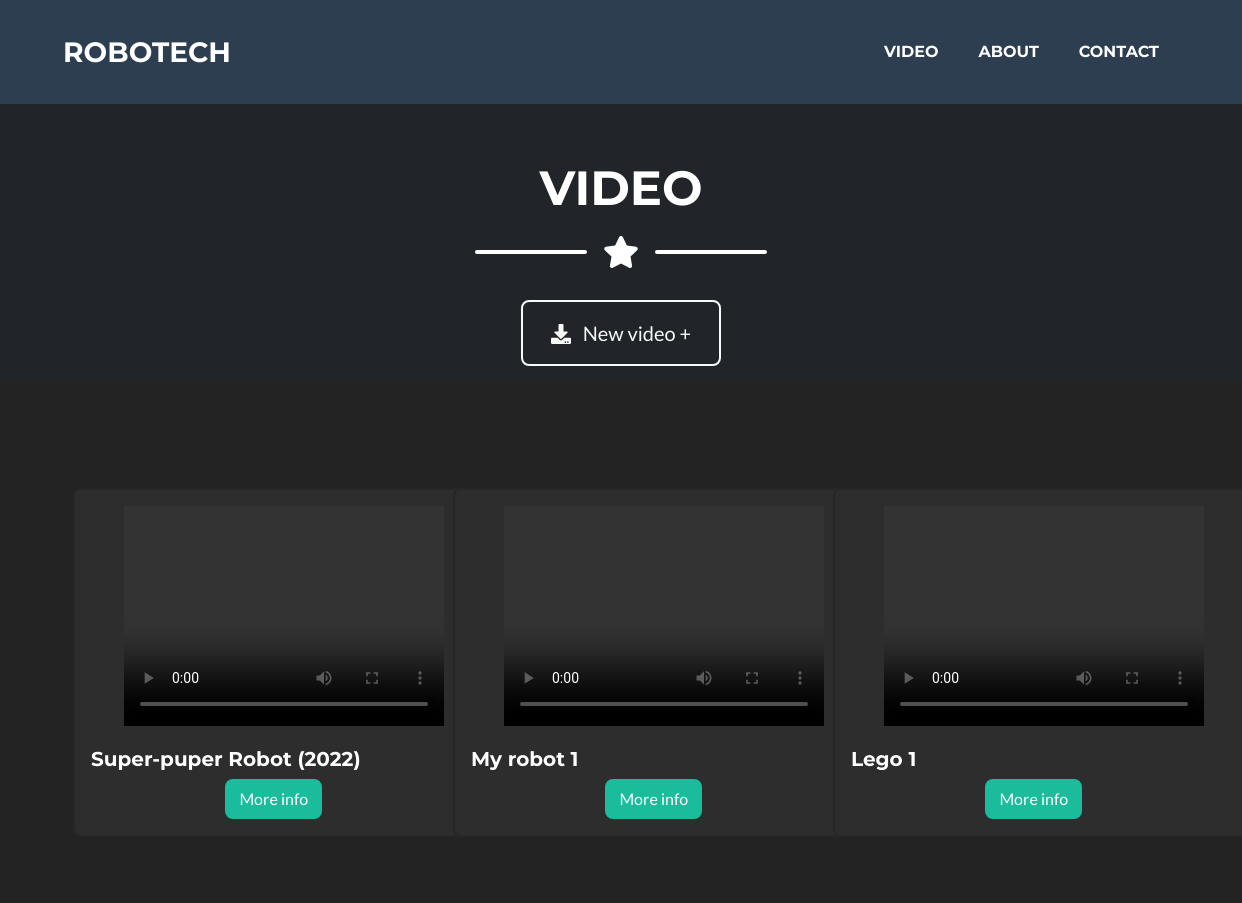
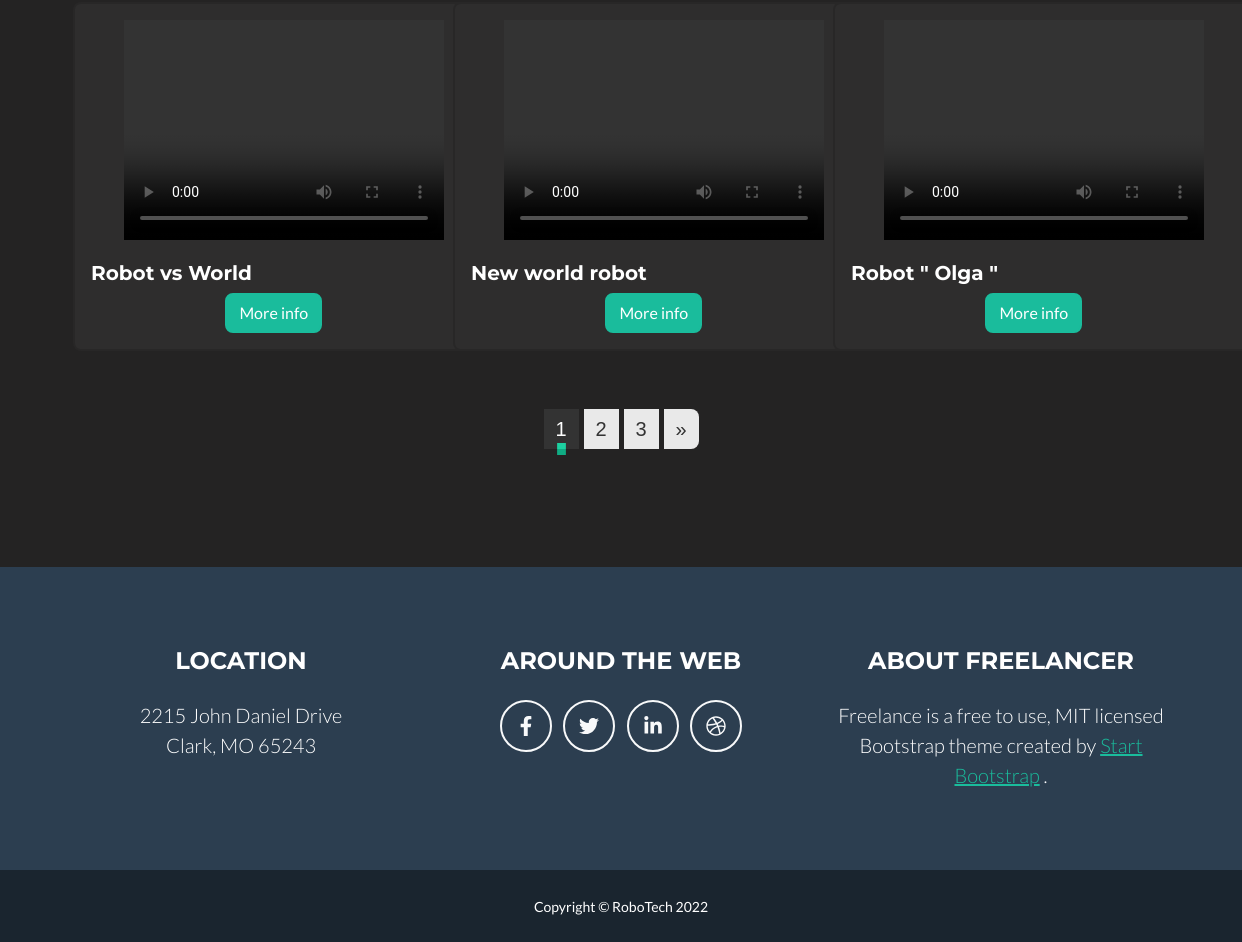
The page /video/ on the database its author committed (2 pictures, top to bottom).
### video/models.py (models this page shows, shortened)
class Post(models.Model):
    title = models.CharField(max_length=256, unique=True, null=False)
    about = models.TextField(max_length=500, null=False)
    video = models.FileField(null=False, upload_to='video/')
    published = models.DateTimeField(null=False, auto_now_add=True, blank=True)
    source = models.URLField(null=True)

### video/views.py (the view)
# urls.py: path('', views.index, name='index'),
def index(request):
    data = dict()
    all_posts = Post.objects.all()
    data['posts'] = all_posts
    paginator = Paginator(all_posts, 6)
    page_number = request.GET.get('page')
    page_obj = paginator.get_page(page_number)
    data['page_obj'] = page_obj
    return render(request, 'video/index.html', context=data)

### templates/video/index.html (shortened to what this page needs)
{% extends 'layouts/base.html' %}
{% block content %}
{% load static %}
<br>
<br>
<br>
<section class="page-section bg-dark text-white mb-0">
            <div class="container">
                <h2 class="page-section-heading text-center text-uppercase text-white">Video</h2>
                <div class="divider-custom divider-light">
                    <div class="divider-custom-line"></div>
                    <div class="divider-custom-icon"><i class="fas fa-star"></i></div>
                    <div class="divider-custom-line"></div>
                </div>
                <div class="text-center mt-4">
                    <a class="btn btn-xl btn-outline-light" href="/video/create">
                        <i class="fas fa-download me-2"></i>
                        New video +
                    </a>
                </div>
            </div>
        </section>
<div class="my_body">
<section class="page-section portfolio">
    <div class="container">
        <div class="row justify-content-center">
            {% for post in page_obj %}
                <div class="col-md-12 col-lg-4 mb-5 my_card">
                    <div class="card" style="width: 420px">
                        <div class="card-body">
                            <video width="320" height="220" style="margin: 0px 10% 15px 8.5%" controls>
                                <source src="../../media/{{ post.video }}" type="video/mp4">
                            </video>
                            <h5 class="card-title">{{ post.title }}</h5>
                            <a href="/video/details/{{ post.id }}" class="btn btn-primary" style="margin: 0px 35% ">More info</a>
                        </div>
                    </div>
                </div>
            {% endfor %}
        </div>
        <div class="demo">
    <nav class="pagination-outer" aria-label="Page navigation">
        <ul class="pagination">
            {% for p in page_obj.paginator.page_range %}
                {% if page_obj.number == p %}
                    <li class="page-item active"><a class="page-link" href="#">{{ p }}</a></li>
                {% else %}
                    <li class="page-item"><a class="page-link" href="?page={{ p }}">{{ p }}</a></li>
                {% endif %}
            {% endfor %}
            {% if page_obj.has_next %}
            <li class="page-item">
                <a href="?page={{ page_obj.paginator.num_pages }}" class="page-link" aria-label="Next">
                    <span aria-hidden="true">»</span>
                </a>
            </li>
            {% endif %}
        </ul>
    </nav>
</div>
    </div>
</section>
</div>
{% endblock content %}

### templates/layouts/base.html (shortened to what this page needs)
<!DOCTYPE html>
{% load static %}
<html lang="en">
    <head>
        <link href="{% static 'css/styles.css' %}" rel="stylesheet" />
    </head>
    <body id="page-top">
        {% include 'layouts/nav.html' %}
        {% block content %}{% endblock content %}
        <footer class="footer text-center">
            <div class="container">
                <div class="row">
                    <div class="col-lg-4 mb-5 mb-lg-0">
                        <h4 class="text-uppercase mb-4">Location</h4>
                        <p class="lead mb-0">
                            2215 John Daniel Drive
                            <br />
                            Clark, MO 65243
                        </p>
                    </div>
                    <div class="col-lg-4 mb-5 mb-lg-0">
                        <h4 class="text-uppercase mb-4">Around the Web</h4>
                        <a class="btn btn-outline-light btn-social mx-1" href="#!"><i class="fab fa-fw fa-facebook-f"></i></a>
                        <a class="btn btn-outline-light btn-social mx-1" href="#!"><i class="fab fa-fw fa-twitter"></i></a>
                        <a class="btn btn-outline-light btn-social mx-1" href="#!"><i class="fab fa-fw fa-linkedin-in"></i></a>
                        <a class="btn btn-outline-light btn-social mx-1" href="#!"><i class="fab fa-fw fa-dribbble"></i></a>
                    </div>
                    <div class="col-lg-4">
                        <h4 class="text-uppercase mb-4">About Freelancer</h4>
                        <p class="lead mb-0">
                            Freelance is a free to use, MIT licensed Bootstrap theme created by
                            <a href="http://startbootstrap.com">Start Bootstrap</a>
                            .
                        </p>
                    </div>
                </div>
            </div>
        </footer>
        <div class="copyright py-4 text-center text-white">
            <div class="container"><small>Copyright &copy; RoboTech 2022</small></div>
        </div>
    </body>
</html>

### templates/layouts/nav.html (shortened to what this page needs)
<nav class="navbar navbar-expand-lg bg-secondary text-uppercase fixed-top" id="mainNav">
    <div class="container">
                <a class="navbar-brand" href="/home">RoboTech</a>
                <div class="collapse navbar-collapse" id="navbarResponsive">
                    <ul class="navbar-nav ms-auto">
                        <li class="nav-item mx-0 mx-lg-1"><a class="nav-link py-3 px-0 px-lg-3 rounded" href="/video">Video</a></li>
                        <li class="nav-item mx-0 mx-lg-1"><a class="nav-link py-3 px-0 px-lg-3 rounded" href="/home/about">About</a></li>
                        <li class="nav-item mx-0 mx-lg-1"><a class="nav-link py-3 px-0 px-lg-3 rounded" href="/home/contacts">Contact</a></li>
                    </ul>
                </div>
            </div>
</nav>

### templates/video/index.html (style rules this page uses)
.my_body { margin-top: -80px; background-size: cover; min-height: 90vh; align-items: center; justify-content: center; background-color: rgb(36, 35, 35); }
.my_card { max-width: max-content; }
video { justify-content: center; max-width: max-content; }
.card { background-color: rgb(46, 45, 45); color: white; justify-content: center; margin: 10px; }
.pagination-outer { text-align: center; }
.pagination { font-family: 'Ubuntu', sans-serif; display: inline-flex; position: relative; }
.pagination li a.page-link { color: #333; background-color: #e9e9e9; font-size: 20px; font-weight: 500; line-height: 40px; height: 40px; width: 35px; padding: 0; margin: 0 7px 6px; border: none; border-radius: 0; position: relative; z-index: 1; transition: all 0.5s ease 0s; }
.pagination li a.page-link:hover, .pagination li a.page-link:focus, .pagination li.active a.page-link:hover, .pagination li.active a.page-link { color: #fff; background: #e9e9e9; }
.pagination li a.page-link:before, .pagination li a.page-link:after { content: ''; background-color: #333; height: 0px; width: 100%; position: absolute; left: 0; bottom: 0; z-index: -1; transition: all 0.3s ease 0s; }
.pagination li a.page-link:after { background: linear-gradient(#1dd1a1 50%, #10ac84 50%); height: 12px; transform: scaleX(0); bottom: -6px; }
.pagination li a.page-link:hover:before, .pagination li a.page-link:focus:before, .pagination li.active a.page-link:hover:before, .pagination li.active a.page-link:before { height: 100%; }
.pagination li a.page-link:hover:after, .pagination li a.page-link:focus:after, .pagination li.active a.page-link:hover:after, .pagination li.active a.page-link:after { transform: scaleX(0.25); }

### rows shown on the page
Post: title "Super-puper Robot (2022)"
Post: title "My robot 1"
Post: title "Lego 1"
Post: title "Robot vs World"
Post: title "New world robot"
Post: title "Robot \" Olga \""

### other values the page prints
{{ p }} "1"
{{ p }} "2" "3"
